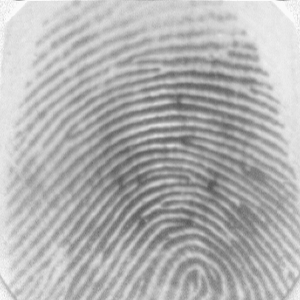
#> input picture DB1_B/101_1.tif, 300 x 300 px
$ jupyter execute --allow-errors theory.ipynb   (older library calls are emulated)
#> lines starting #> are read from the running program, lines starting #| are printed output that depends on the picture; after the words box and inside, x2 and y2 are one past the last pixel; in counts of white or black regions, pixels touching at a corner belong together
Theory

[cell 1]
import numpy as np
import matplotlib.pyplot as plt
import cv2
import fingerprint_enhancer

Fingerprint image enhancement

[cell 2]
img = cv2.imread('DB1_B/101_1.tif', cv2.IMREAD_GRAYSCALE)
#> img is the input picture: shape (300, 300); min 86, max 250, mean 178.1
#> (the rest of this cell did not finish here and is left out)

#> (a cell that did not finish here is left out)

Thinning and Pruning

[cell 4]
import cv2
import numpy as np
import matplotlib.pyplot as plt

pruning_kernels = [
    np.array([[0,-1,-1],
             [1, 1,-1],
             [0,-1,-1]], dtype=np.int),

    np.array([[ 0, 1, 0],
             [-1, 1,-1],
             [-1,-1,-1]], dtype=np.int),

    np.array([[-1,-1, 0],
             [-1, 1, 1],
             [-1,-1, 0]], dtype=np.int),

    np.array([[-1,-1,-1],
             [-1, 1,-1],
             [ 0, 1, 0]], dtype=np.int),

    np.array([[ 1,-1,-1],
             [-1, 1,-1],
             [-1,-1,-1]], dtype=np.int),

    np.array([[-1,-1, 1],
             [-1, 1,-1],
             [-1,-1,-1]], dtype=np.int),

    np.array([[-1,-1,-1],
             [-1, 1,-1],
             [-1,-1, 1]], dtype=np.int),

    np.array([[-1,-1,-1],
             [-1, 1,-1],
             [ 1,-1,-1]], dtype=np.int)]

thinning_kernels = [
    np.array([[-1,-1,-1],
             [-1, 1,-1],
             [ 1, 1, 1]], dtype=np.int),

    np.array([[-1,-1,-1],
             [ 1, 1,-1],
             [-1, 1,-1]], dtype=np.int),

    np.array([[ 1,-1,-1],
             [ 1, 1,-1],
             [ 1,-1,-1]], dtype=np.int),

    np.array([[-1, 1,-1],
             [ 1, 1,-1],
             [-1,-1,-1]], dtype=np.int),

    np.array([[ 1, 1, 1],
             [-1, 1,-1],
             [-1,-1,-1]], dtype=np.int),

    np.array([[-1, 1, -1],
             [-1, 1, 1],
             [-1,-1,-1]], dtype=np.int),

    np.array([[-1,-1, 1],
             [-1, 1, 1],
             [-1,-1, 1]], dtype=np.int),

    np.array([[-1,-1,-1],
             [-1, 1, 1],
             [-1, 1,-1]], dtype=np.int)]

def thinning(input_img, kernels = thinning_kernels):
    temp = input_img.copy()
    result = input_img.copy()
    while True:
        for j in range(len(kernels)):
            result = result - cv2.morphologyEx(result, cv2.MORPH_HITMISS, kernels[j])
        if (temp == result).all():
            break;
        temp = result.copy()

    return result


def prune_image(img):
    X1 = thinning(img, pruning_kernels)

    #Find End Points
    X2 = np.zeros(img.shape, dtype=np.uint8)
    for i in range(len(pruning_kernels)):
        X2 = cv2.bitwise_or(X2,
                            cv2.morphologyEx(X1, cv2.MORPH_HITMISS, pruning_kernels[i]))

    #Dilate End Point
    X3 = cv2.bitwise_and(img,
                         cv2.dilate(X2,
                                    cv2.getStructuringElement(cv2.MORPH_ELLIPSE, (3, 3))))

    #Union of X1 & X3
    X4 = cv2.bitwise_or(X1, X3)

    return X4

#> (a cell that did not finish here is left out)

#> (a cell that did not finish here is left out)

Spurious islands and holes removal

[cell 7]
im_in = cv2.imread("spur-islands-and-holes.png", cv2.IMREAD_GRAYSCALE);
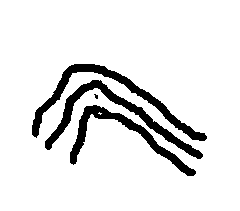
#> input picture spur-islands-and-holes.png, 240 x 211 px
#> im_in is the input picture: shape (211, 240); min 0, max 255, mean 229.9


close_e = cv2.morphologyEx(prune_image(im_in), cv2.MORPH_CLOSE, cv2.getStructuringElement(cv2.MORPH_ELLIPSE, (5,5)))
open_e = cv2.morphologyEx(close_e, cv2.MORPH_OPEN, cv2.getStructuringElement(cv2.MORPH_ELLIPSE, (3,3)))
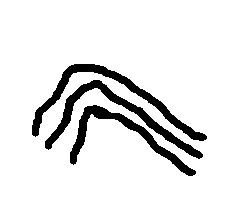
#> open_e: shape (211, 240); 90.3% white; 3 black regions, box (x1, y1, x2, y2) and area: (32, 64, 207, 141) 1806, (45, 80, 203, 159) 1661, (70, 105, 196, 176) 1466

plt.figure(figsize=(40,10))
plt.imshow(np.concatenate((im_in, open_e), axis=1), 'gray')
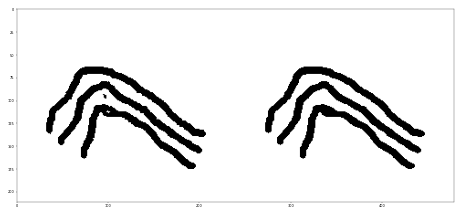
#> figure drawn by matplotlib, 1 panel
